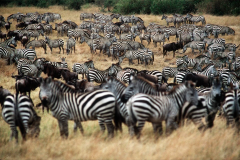
#> input picture image/LR_zebra_test.png, 240 x 160 px
$ python sr_single.py   (older library calls are emulated)
#> lines starting #> are read from the running program, lines starting #| are printed output that depends on the picture
from proximal.utils.utils import *
from proximal.halide.halide import *
from proximal.lin_ops import *
from proximal.prox_fns import *
from proximal.algorithms import *
from skimage.metrics import structural_similarity as ssim_metric
from skimage.metrics import peak_signal_noise_ratio as psnr_metric
import cv2
import numpy as np
import imageio
import time

def get_kernel(gau_N=7, gau_std=1.2):
    '''
    Compute the 2D gaussian kernel

    Inputs:
        gau_N:    gaussian kernel size
        gau_std:  standard deviation of the gaussian kernel
    Outputs:
        kernel:   gaussian kernel with the shape (N, N)
    '''
    # ===== write your kernel here ===== #
    gau_N = int(gau_N) // 2 * 2 + 1  # Make gau_N an odd number
    gau = np.arange(-gau_N//2 + 1., gau_N//2 + 1.)
    k, l = np.meshgrid(gau, gau)
    Cx = -1.5
    Cy = -1.5
    kernel = np.exp(-((Cx - k)**2 + (Cy - l)**2) / (2 * gau_std**2))
    kernel = kernel / np.sum(kernel)

    return kernel

def solve(img, kernel, lamb):
    img4x_size = (4*img.shape[0], 4*img.shape[1], img.shape[2])
    img4x = cv2.resize(img, dsize=(img4x_size[1], img4x_size[0]), interpolation=cv2.INTER_CUBIC)
    tstart = time.time()
    x = Variable(img4x_size)
    # formulate problem
    prob = Problem(norm1(subsample(conv(kernel, x, dims=2), (4, 4, 1)) - img) + lamb*group_norm1(grad(x, dims=2), [3]))
    # solve problem
    result = prob.solve(verbose=True, solver='pc', x0=img4x, max_iters=1000)
    img_solved = x.value
    t_int = time.time() - tstart
    print('Elapsed time: {} seconds'.format(t_int))

    return img_solved

def check_ans(img_urs_path, img_ref_path):
    img_urs = imageio.imread(img_urs_path)
    img_ref = imageio.imread(img_ref_path)
    psnr = psnr_metric(img_ref, img_urs)
    print('===> PSNR: {:.4f} dB'.format(psnr))
    ssim = ssim_metric(img_ref, img_urs, multichannel=True)
    print('===> SSIM: {:.4f} dB'.format(ssim))

if __name__ == '__main__':
    # set parameters
    gaussian_N = 11
    gaussian_std = 1.2
    lamb = 1e-2
    # read tset image
    img_test_path = './image/LR_zebra_test.png'
    img_test = imageio.imread(img_test_path)/255.0
    # solve the optimization problem
    gau_kernel = get_kernel(gau_N=gaussian_N, gau_std=gaussian_std)
    gau_rgb = np.repeat(np.expand_dims(gau_kernel, axis=2), repeats=3, axis=2)
    img_solved = solve(img_test, gau_rgb, lamb)
#> in solve, `img4x = cv2.resize(img, dsize=(img4x_size[1], img4x_size[0]), interpol..`:
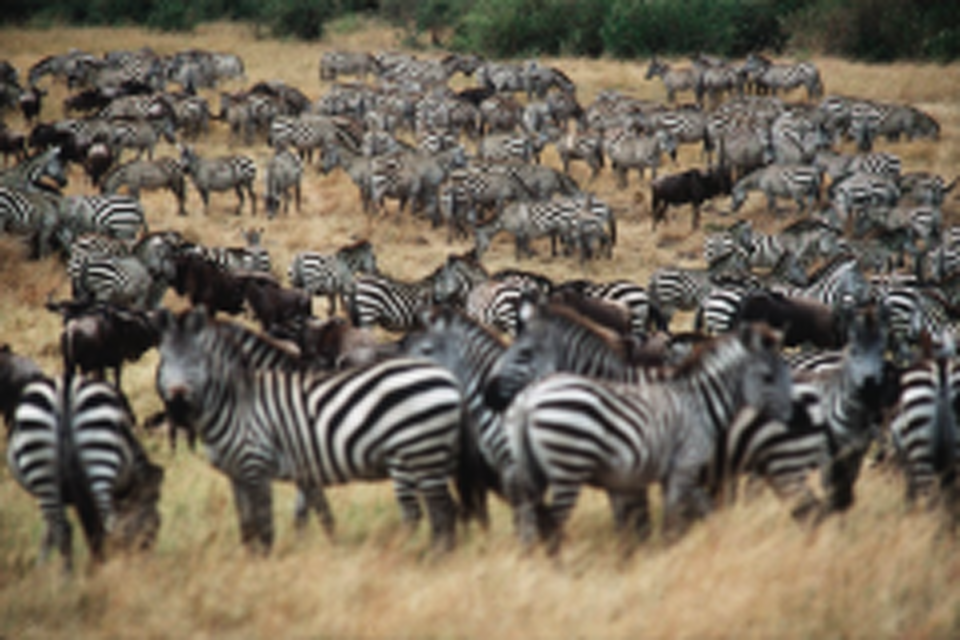
#> img4x: shape (640, 960, 3) float64; mean R, G, B 0.453, 0.409, 0.341; drawn with min black and max white
#> (the run stopped early here; a loop or call above may not have finished)
